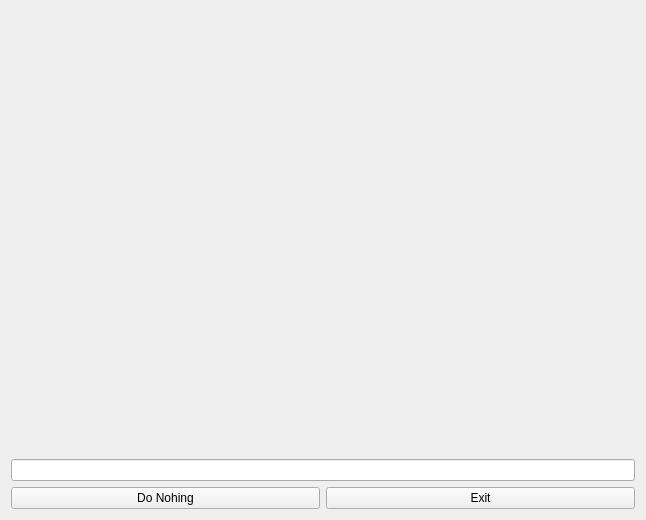
<?xml version="1.0" encoding="UTF-8"?>
<ui version="4.0">
 <class>Widget</class>
 <widget class="QWidget" name="Widget">
  <property name="geometry">
   <rect>
    <x>0</x>
    <y>0</y>
    <width>646</width>
    <height>520</height>
   </rect>
  </property>
  <property name="windowTitle">
   <string>Widget</string>
  </property>
  <layout class="QVBoxLayout" name="verticalLayout">
   <item>
    <spacer name="verticalSpacer">
     <property name="orientation">
      <enum>Qt::Vertical</enum>
     </property>
     <property name="sizeHint" stdset="0">
      <size>
       <width>20</width>
       <height>429</height>
      </size>
     </property>
    </spacer>
   </item>
   <item>
    <widget class="QLineEdit" name="lineEdit"/>
   </item>
   <item>
    <layout class="QHBoxLayout" name="horizontalLayout">
     <item>
      <widget class="QPushButton" name="pushButton">
       <property name="text">
        <string>Do Nohing</string>
       </property>
      </widget>
     </item>
     <item>
      <widget class="QPushButton" name="exitButton">
       <property name="text">
        <string>Exit</string>
       </property>
      </widget>
     </item>
    </layout>
   </item>
  </layout>
 </widget>
 <layoutdefault spacing="6" margin="11"/>
 <resources/>
 <connections>
  <connection>
   <sender>exitButton</sender>
   <signal>clicked()</signal>
   <receiver>Widget</receiver>
   <slot>close()</slot>
   <hints>
    <hint type="sourcelabel">
     <x>480</x>
     <y>496</y>
    </hint>
    <hint type="destinationlabel">
     <x>322</x>
     <y>259</y>
    </hint>
   </hints>
  </connection>
 </connections>
</ui>
